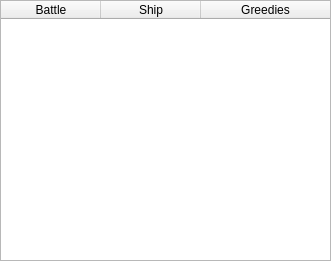
<?xml version="1.0" encoding="UTF-8"?>
<ui version="4.0">
 <class>Form</class>
 <widget class="QWidget" name="Form">
  <property name="geometry">
   <rect>
    <x>0</x>
    <y>0</y>
    <width>331</width>
    <height>261</height>
   </rect>
  </property>
  <property name="windowTitle">
   <string>Battle Stats</string>
  </property>
  <widget class="QTableWidget" name="battlestatsTable">
   <property name="geometry">
    <rect>
     <x>0</x>
     <y>0</y>
     <width>331</width>
     <height>261</height>
    </rect>
   </property>
   <property name="editTriggers">
    <set>QAbstractItemView::NoEditTriggers</set>
   </property>
   <property name="alternatingRowColors">
    <bool>true</bool>
   </property>
   <property name="sortingEnabled">
    <bool>true</bool>
   </property>
   <property name="columnCount">
    <number>3</number>
   </property>
   <attribute name="horizontalHeaderCascadingSectionResizes">
    <bool>true</bool>
   </attribute>
   <attribute name="horizontalHeaderStretchLastSection">
    <bool>true</bool>
   </attribute>
   <attribute name="verticalHeaderCascadingSectionResizes">
    <bool>true</bool>
   </attribute>
   <column>
    <property name="text">
     <string>Battle</string>
    </property>
   </column>
   <column>
    <property name="text">
     <string>Ship</string>
    </property>
   </column>
   <column>
    <property name="text">
     <string>Greedies</string>
    </property>
   </column>
  </widget>
 </widget>
 <resources/>
 <connections/>
</ui>
